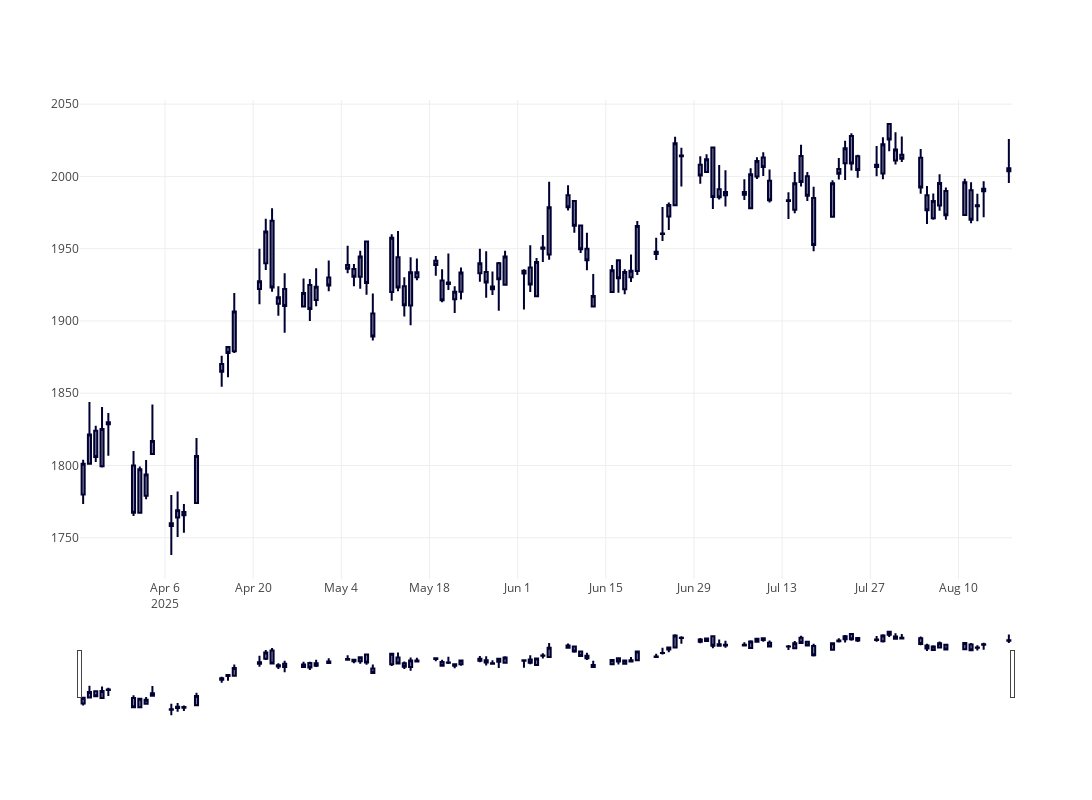

Notebook code cell kept with this figure:
### Code cell
fig2 = client.plot_chart(data=df_hdfc)
fig2.show()
